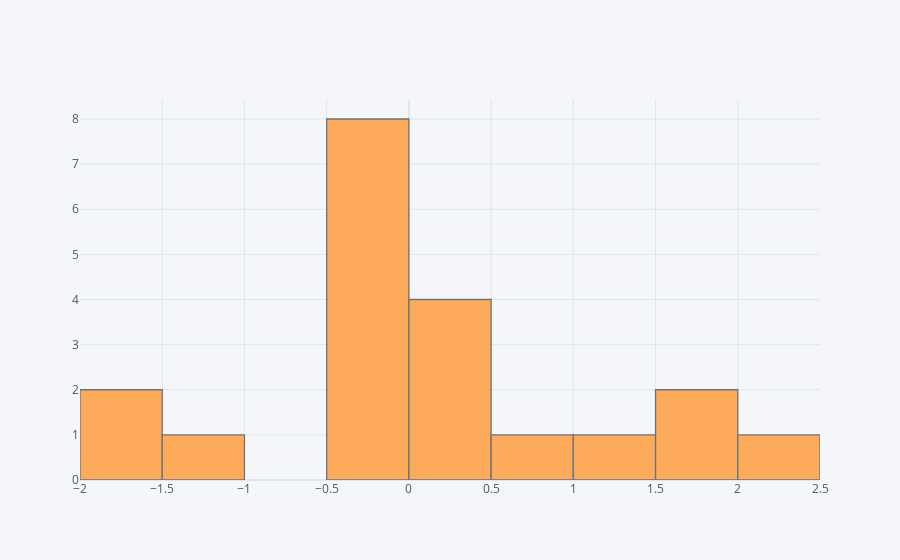

Notebook source saved alongside this figure:
### Code cell
df['A'].iplot(kind='hist',bins=20)    #A histogram plot for a single column out of data frame.We can change the value of bins according to own.

### Figure 1 — Plotly figure (JSON) as saved in the notebook; plotly's stock layout.template omitted (floating-point values rounded to 4 significant figures)
{"data": [{"histfunc": "count", "histnorm": "", "marker": {"color": "rgba(255, 153, 51, 1.0)", "line": {"color": "#4D5663", "width": 1.3}}, "name": "A", "nbinsx": 20, "opacity": 0.8, "orientation": "v", "type": "histogram", "x": [1.803, 0.06992, -0.06792, 1.997, 0.9806, 0.1439, -1.895, -0.1999, -0.2415, -0.353, -1.465, -1.915, -0.2358, 2.49, 1.198, -0.06024, -0.4489, 0.4124, -0.02569, 0.184]}], "layout": {"barmode": "overlay", "legend": {"bgcolor": "#F5F6F9", "font": {"color": "#4D5663"}}, "paper_bgcolor": "#F5F6F9", "plot_bgcolor": "#F5F6F9", "title": {"font": {"color": "#4D5663"}}, "xaxis": {"gridcolor": "#E1E5ED", "showgrid": true, "tickfont": {"color": "#4D5663"}, "title": {"font": {"color": "#4D5663"}, "text": ""}, "zerolinecolor": "#E1E5ED"}, "yaxis": {"gridcolor": "#E1E5ED", "showgrid": true, "tickfont": {"color": "#4D5663"}, "title": {"font": {"color": "#4D5663"}, "text": ""}, "zerolinecolor": "#E1E5ED"}}}
